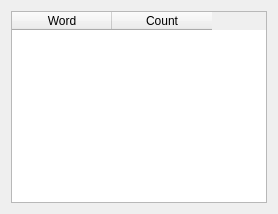
<?xml version="1.0" encoding="UTF-8"?>
<ui version="4.0">
 <class>word_frequency_dialog</class>
 <widget class="QDialog" name="word_frequency_dialog">
  <property name="windowTitle">
   <string>Word Frequency</string>
  </property>
  <layout class="QVBoxLayout">
   <item>
    <widget class="QTableWidget" name="frequency_table">
     <property name="editTriggers">
      <set>QAbstractItemView::NoEditTriggers</set>
     </property>
     <property name="alternatingRowColors">
      <bool>true</bool>
     </property>
     <property name="showGrid">
      <bool>false</bool>
     </property>
     <attribute name="verticalHeaderVisible">
      <bool>false</bool>
     </attribute>
     <column>
      <property name="text">
       <string>Word</string>
      </property>
     </column>
     <column>
      <property name="text">
       <string>Count</string>
      </property>
     </column>
    </widget>
   </item>
  </layout>
 </widget>
</ui>
